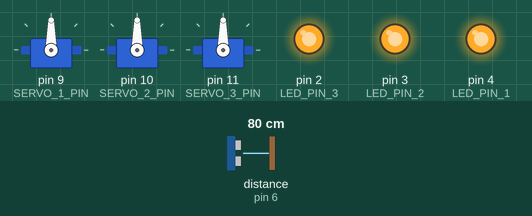
A sketch run on a simulated Arduino Uno, built with avr-gcc and run on an emulated ATmega328P. Shown: 3 × servo, output pins drawn as LEDs (lit = HIGH). The inputs (shaded band) are chosen by the test bench; at power-on: distance to the obstacle (sensor on pin 6) 80 cm. The echo pulse lasts 58.3 µs per cm.

Above: at 1.2 s.
1.3 s: distance to the obstacle (sensor on pin 6) set to 22 cm
3.5 s: distance to the obstacle (sensor on pin 6) set to 18 cm
At 6.3 s:
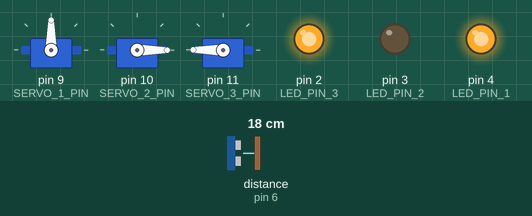
6.5 s: distance to the obstacle (sensor on pin 6) set to 35 cm
At 8.3 s:
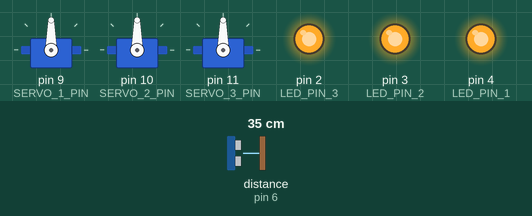
9.1 s: distance to the obstacle (sensor on pin 6) set to 2 cm
At 10.6 s:
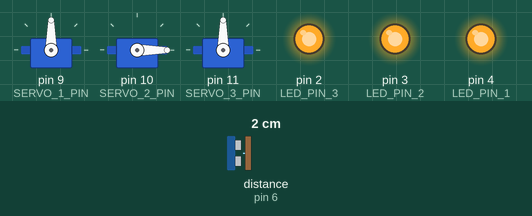
Timing chart, 0 to 12.6 s (numbered marks = the images above; inputs shaded):
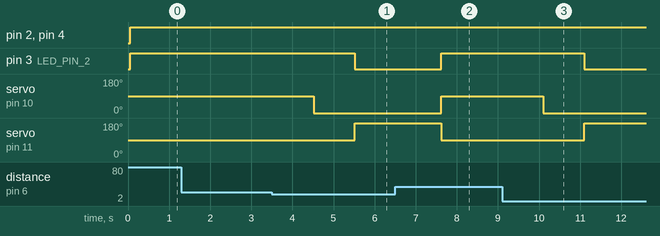

Measured:
- the behaviour switches between 21 and 20 cm on distance to the obstacle (sensor on pin 6) (found by bisection; images 0 and 1)
- after the input at 1.3 s, every drawn part: stays the same
- after the input at 3.5 s, pin 3 (LED_PIN_2): HIGH → LOW after 2.0 s; servo on pin 10 (SERVO_2_PIN): 90° → 0° after 1.0 s; servo on pin 11 (SERVO_3_PIN): 90° → 180° after 2.0 s
- after the input at 6.5 s, pin 3 (LED_PIN_2): LOW → HIGH after 1.1 s; servo on pin 10 (SERVO_2_PIN): 0° → 90° after 1.1 s; servo on pin 11 (SERVO_3_PIN): 180° → 90° after 1.1 s
- after the input at 9.1 s, pin 3 (LED_PIN_2): HIGH → LOW after 2.0 s; servo on pin 10 (SERVO_2_PIN): 90° → 0° after 1.0 s; servo on pin 11 (SERVO_3_PIN): 90° → 180° after 2.0 s

The sketch:

Ultrasonic_Distance_Based_Servo_and_LED_Control_with_Arduino.ino
```cpp
#include <Servo.h>
#include <NewPing.h>

#define TRIGGER_PIN   5 // Arduino pin tied to trigger pin on the ultrasonic sensor.
#define ECHO_PIN     6  // Arduino pin tied to echo pin on the ultrasonic sensor.
#define MAX_DISTANCE 200 // Maximum distance we want to ping for (in centimeters). Maximum sensor distance is rated at 400-500cm.

#define SERVO_1_PIN 9    // Pin for first servo
#define SERVO_2_PIN 10   // Pin for second servo
#define SERVO_3_PIN 11   // Pin for third servo

#define LED_PIN_1 4      // Pin for first LED
#define LED_PIN_2 3      // Pin for second LED
#define LED_PIN_3 2      // Pin for third LED

Servo servo1;
Servo servo2;
Servo servo3;

NewPing sonar(TRIGGER_PIN, ECHO_PIN, MAX_DISTANCE); // NewPing setup of pins and maximum distance.

void setup() {
  servo1.attach(SERVO_1_PIN);
  servo2.attach(SERVO_2_PIN);
  servo3.attach(SERVO_3_PIN);

  pinMode(LED_PIN_1, OUTPUT);
  pinMode(LED_PIN_2, OUTPUT);
  pinMode(LED_PIN_3, OUTPUT);
}

void loop() {
  delay(50);
  unsigned int uS = sonar.ping(); // Send ping, get ping time in microseconds (uS).

  // Convert ping time to distance in cm
  unsigned int distance = uS / US_ROUNDTRIP_CM;

  if (distance <= 20) {  // If the distance is less than or equal to 20cm
    servo1.write(90);   // Rotate first servo to 90 degrees
    delay(1000);
    servo2.write(0);    // Rotate second servo to 0 degrees
    delay(1000);
    servo3.write(180);  // Rotate third servo to 180 degrees

    digitalWrite(LED_PIN_1, HIGH); // Turn on first LED
    digitalWrite(LED_PIN_2, LOW);  // Turn off second LED
    digitalWrite(LED_PIN_3, HIGH); // Turn on third LED
  } else {
    servo1.write(90);
    servo2.write(90);
    servo3.write(90);

    digitalWrite(LED_PIN_1, HIGH); // Turn on first LED
    digitalWrite(LED_PIN_2, HIGH); // Turn on second LED
    digitalWrite(LED_PIN_3, HIGH); // Turn on third LED
  }
}
```
